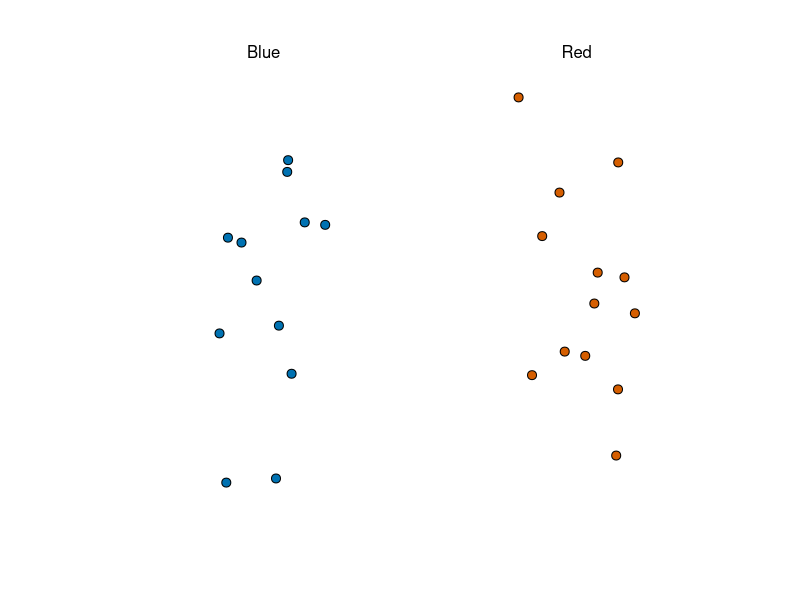
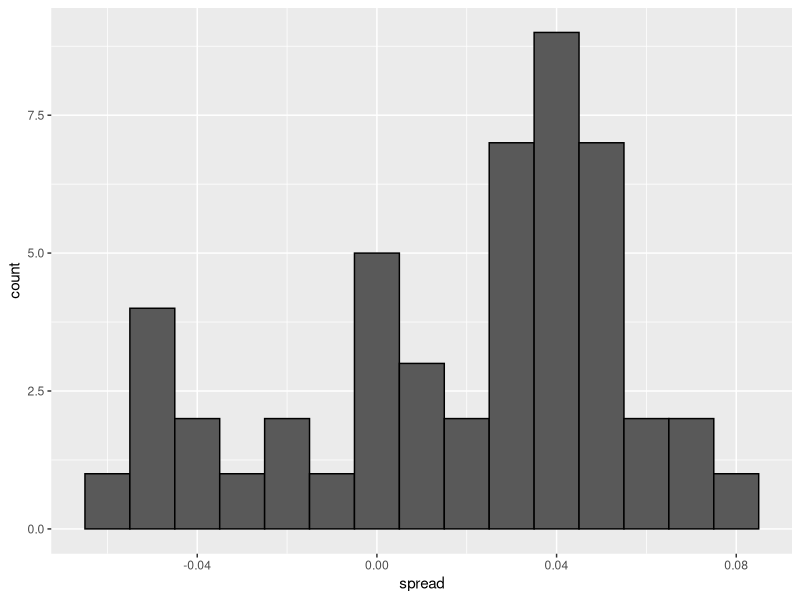
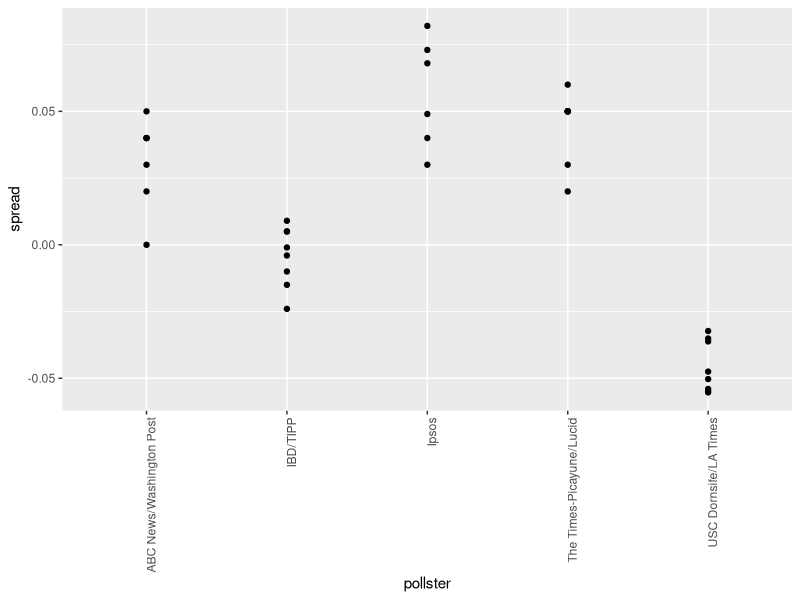
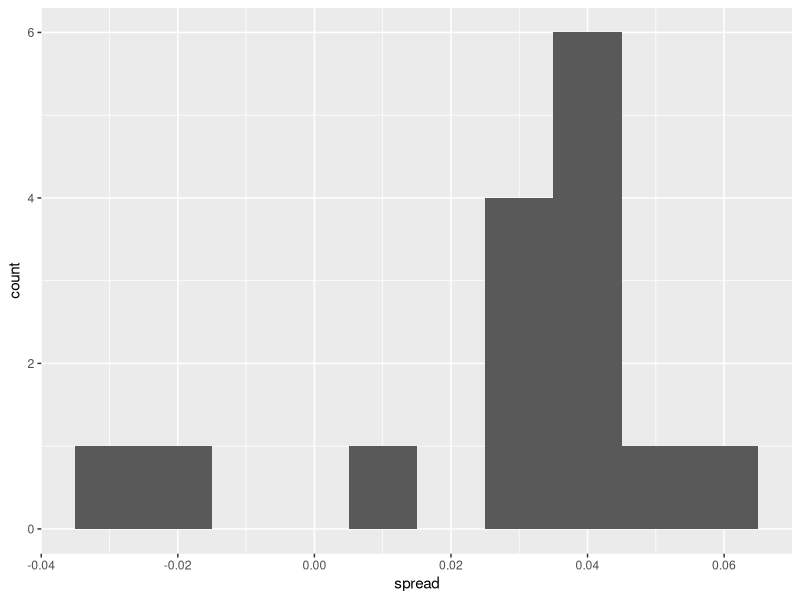
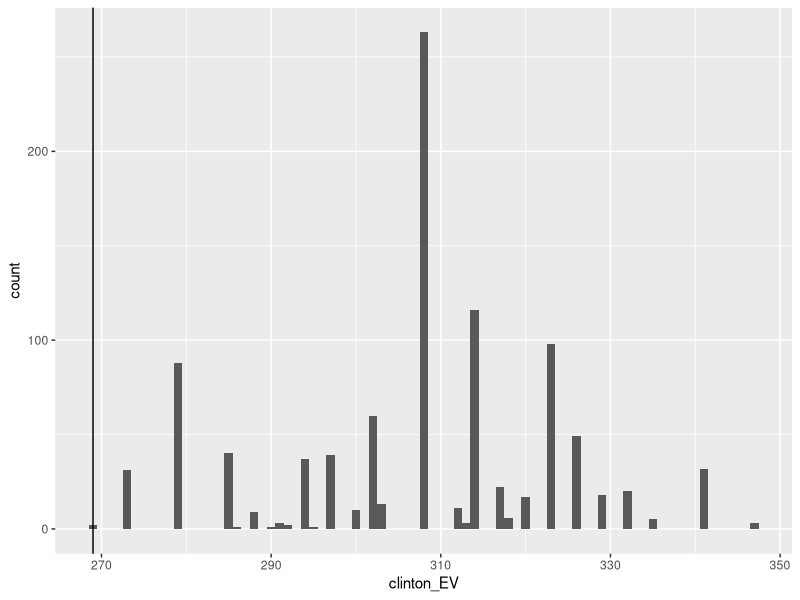
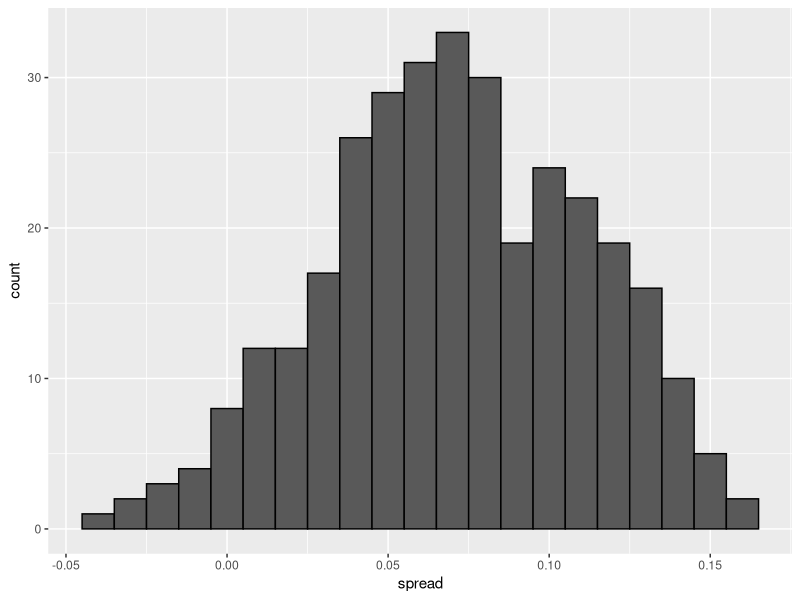
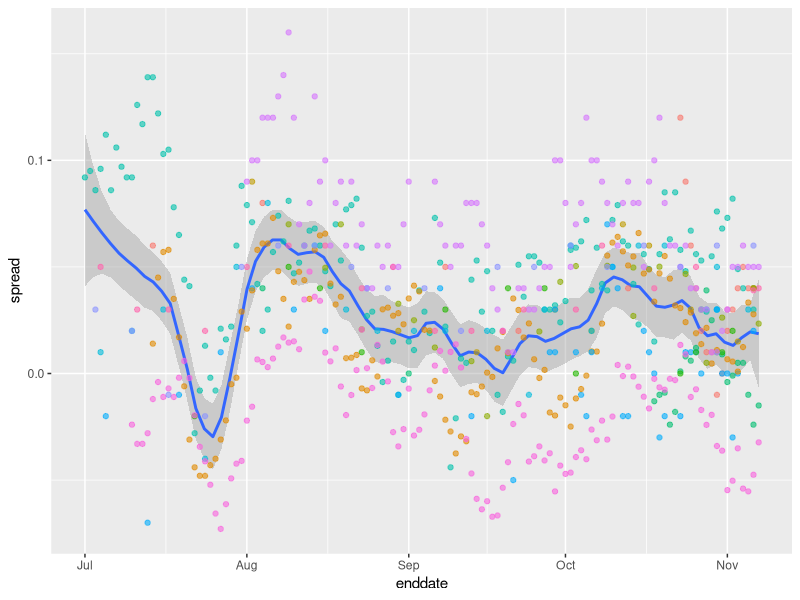
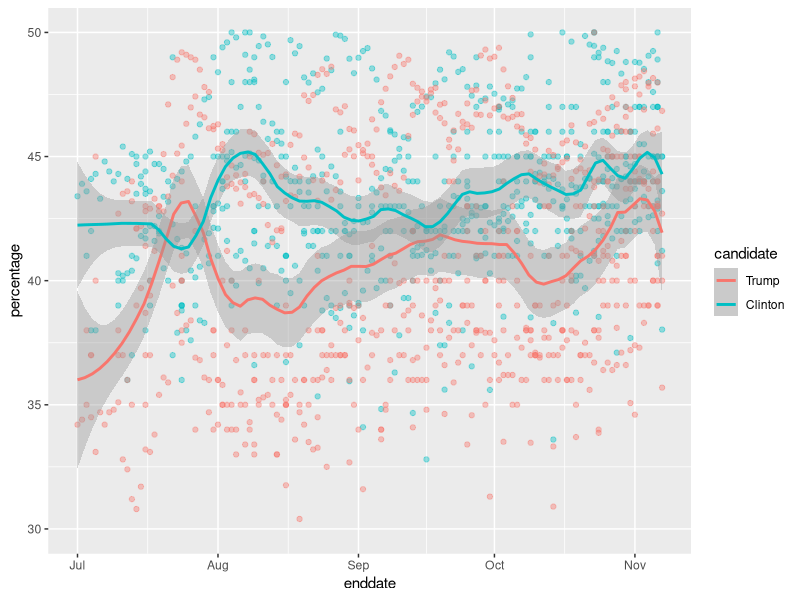

These figures' R source, in order: (Note: this script raises an error after producing the figures.)
## ---- chunk 1
knitr::opts_chunk$set(echo = TRUE)
## ---- chunk 2
library(tidyverse)
library(dslabs)
take_poll(25)    # draw 25 beads

## ---- chunk 3
#Code: Simulating polls
#Note that to compute the exact 95% confidence interval, we would use qnorm(.975)*SE_hat instead of 2*SE_hat.

d <- 0.039
Ns <- c(1298, 533, 1342, 897, 774, 254, 812, 324, 1291, 1056, 2172, 516)
p <- (d+1)/2

# calculate confidence intervals of the spread
confidence_intervals <- sapply(Ns, function(N){
    X <- sample(c(0,1), size=N, replace=TRUE, prob = c(1-p, p))
    X_hat <- mean(X)
    SE_hat <- sqrt(X_hat*(1-X_hat)/N)
    2*c(X_hat, X_hat - 2*SE_hat, X_hat + 2*SE_hat) - 1
})

# generate a data frame storing results
polls <- data.frame(poll = 1:ncol(confidence_intervals),
                    t(confidence_intervals), sample_size = Ns)
names(polls) <- c("poll", "estimate", "low", "high", "sample_size")
polls

#Code: Calculating the spread of combined polls
#Note that to compute the exact 95% confidence interval, we would use qnorm(.975) instead of 1.96.

d_hat <- polls %>%
    summarize(avg = sum(estimate*sample_size) / sum(sample_size)) %>%
    .$avg

p_hat <- (1+d_hat)/2
moe <- 2*1.96*sqrt(p_hat*(1-p_hat)/sum(polls$sample_size))   
round(d_hat*100,1)
round(moe*100, 1)
## ---- chunk 4
#Code: Generating simulated poll data
library(dslabs)
data(polls_us_election_2016)
names(polls_us_election_2016)

# keep only national polls from week before election with a grade considered reliable
polls <- polls_us_election_2016 %>%
    filter(state == "U.S." & enddate >= "2016-10-31" &
               (grade %in% c("A+", "A", "A-", "B+") | is.na(grade)))

# add spread estimate
polls <- polls %>%
    mutate(spread = rawpoll_clinton/100 - rawpoll_trump/100)

# compute estimated spread for combined polls
d_hat <- polls %>%
    summarize(d_hat = sum(spread * samplesize) / sum(samplesize)) %>%
    .$d_hat

# compute margin of error
p_hat <- (d_hat+1)/2
moe <- 1.96 * 2 * sqrt(p_hat*(1-p_hat)/sum(polls$samplesize))

# histogram of the spread
polls %>%
    ggplot(aes(spread)) +
    geom_histogram(color="black", binwidth = .01)

#Code: Investigating poll data and pollster bias
# number of polls per pollster in week before election
polls %>% group_by(pollster) %>% summarize(n())

# plot results by pollsters with at least 6 polls
polls %>% group_by(pollster) %>%
    filter(n() >= 6) %>%
    ggplot(aes(pollster, spread)) +
    geom_point() +
    theme(axis.text.x = element_text(angle = 90, hjust = 1))

# standard errors within each pollster
polls %>% group_by(pollster) %>%
    filter(n() >= 6) %>%
    summarize(se = 2 * sqrt(p_hat * (1-p_hat) / median(samplesize)))

## ---- chunk 5
#Code: Note that to compute the exact 95% confidence interval, we would use qnorm(.975) instead of 1.96.

# collect last result before the election for each pollster
one_poll_per_pollster <- polls %>% group_by(pollster) %>%
    filter(enddate == max(enddate)) %>%      # keep latest poll
    ungroup()

# histogram of spread estimates
one_poll_per_pollster %>%
    ggplot(aes(spread)) + geom_histogram(binwidth = 0.01)

# construct 95% confidence interval
results <- one_poll_per_pollster %>%
    summarize(avg = mean(spread), se = sd(spread)/sqrt(length(spread))) %>%
    mutate(start = avg - 1.96*se, end = avg + 1.96*se)
round(results*100, 1)
## ---- chunk 6
#Code: Monte Carlo simulation

prev <- 0.00025    # disease prevalence
N <- 100000    # number of tests
outcome <- sample(c("Disease", "Healthy"), N, replace = TRUE, prob = c(prev, 1-prev))

N_D <- sum(outcome == "Disease")    # number with disease
N_H <- sum(outcome == "Healthy")    # number healthy

# for each person, randomly determine if test is + or -
accuracy <- 0.99
test <- vector("character", N)
test[outcome == "Disease"] <- sample(c("+", "-"), N_D, replace=TRUE, prob = c(accuracy, 1-accuracy))
test[outcome == "Healthy"] <- sample(c("-", "+"), N_H, replace=TRUE, prob = c(accuracy, 1-accuracy))

table(outcome, test)

## ---- chunk 7
#Code: Definition of results object
#This code from previous videos defines the results object used for empirical Bayes election forecasting.

library(tidyverse)
library(dslabs)
polls <- polls_us_election_2016 %>%
    filter(state == "U.S." & enddate >= "2016-10-31" &
                 (grade %in% c("A+", "A", "A-", "B+") | is.na(grade))) %>%
    mutate(spread = rawpoll_clinton/100 - rawpoll_trump/100)

one_poll_per_pollster <- polls %>% group_by(pollster) %>%
    filter(enddate == max(enddate)) %>%
    ungroup()

results <- one_poll_per_pollster %>%
    summarize(avg = mean(spread), se = sd(spread)/sqrt(length(spread))) %>%
    mutate(start = avg - 1.96*se, end = avg + 1.96*se)

#Code: Computing the posterior mean, standard error, credible interval and probability
#Note that to compute an exact 95% credible interval, we would use qnorm(.975) instead of 1.96.

mu <- 0
tau <- 0.035
sigma <- results$se
Y <- results$avg
B <- sigma^2 / (sigma^2 + tau^2)
posterior_mean <- B*mu + (1-B)*Y
posterior_se <- sqrt(1 / (1/sigma^2 + 1/tau^2))

posterior_mean
posterior_se

# 95% credible interval
posterior_mean + c(-1.96, 1.96)*posterior_se

# probability of d > 0
1 - pnorm(0, posterior_mean, posterior_se)

## ---- chunk 8
#Code: Simulated data with 
J <- 6
N <- 2000
d <- .021
p <- (d+1)/2
X <- d + rnorm(J, 0, 2*sqrt(p*(1-p)/N))

#Code: Simulated data with 
I <- 5
J <- 6
N <- 2000
d <- .021
p <- (d+1)/2
X <- sapply(1:I, function(i){
    d + rnorm(J, 0, 2*sqrt(p*(1-p)/N))
})

#Code: Simulated data with 
I <- 5
J <- 6
N <- 2000
d <- .021
p <- (d+1)/2
h <- rnorm(I, 0, 0.025)    # assume standard error of pollster-to-pollster variability is 0.025
X <- sapply(1:I, function(i){
    d + h[i] + rnorm(J, 0, 2*sqrt(p*(1-p)/N))
})

#Code: Calculating probability of  with general bias
#Note that sigma now includes an estimate of the variability due to general bias .

mu <- 0
tau <- 0.035
sigma <- sqrt(results$se^2 + .025^2) 
Y <- results$avg
B <- sigma^2 / (sigma^2 + tau^2)

posterior_mean <- B*mu + (1-B)*Y
posterior_se <- sqrt(1 / (1/sigma^2 + 1/tau^2))

1 - pnorm(0, posterior_mean, posterior_se)

## ---- chunk 9
#Code: Top 5 states ranked by electoral votes
#The results_us_election_2016 object is defined in the dslabs package:

library(tidyverse)
library(dslabs)
data("polls_us_election_2016")
head(results_us_election_2016)

results_us_election_2016 %>% arrange(desc(electoral_votes)) %>% top_n(5, electoral_votes)

#Code: Computing the average and standard deviation for each state
results <- polls_us_election_2016 %>%
    filter(state != "U.S." &
            !grepl("CD", state) &
            enddate >= "2016-10-31" &
            (grade %in% c("A+", "A", "A-", "B+") | is.na(grade))) %>%
    mutate(spread = rawpoll_clinton/100 - rawpoll_trump/100) %>%
    group_by(state) %>%
    summarize(avg = mean(spread), sd = sd(spread), n = n()) %>%
    mutate(state = as.character(state))

# 10 closest races = battleground states
results %>% arrange(abs(avg))

# joining electoral college votes and results
results <- left_join(results, results_us_election_2016, by="state")

# states with no polls: note Rhode Island and District of Columbia = Democrat
results_us_election_2016 %>% filter(!state %in% results$state)

# assigns sd to states with just one poll as median of other sd values
results <- results %>%
    mutate(sd = ifelse(is.na(sd), median(results$sd, na.rm = TRUE), sd))

#Code: Calculating the posterior mean and posterior standard error
#Note there is a small error in the video code: B should be defined as sigma^2/(sigma^2 + tau^2).

mu <- 0
tau <- 0.02
results %>% mutate(sigma = sd/sqrt(n),
                   B = sigma^2/ (sigma^2 + tau^2),
                   posterior_mean = B*mu + (1-B)*avg,
                   posterior_se = sqrt( 1 / (1/sigma^2 + 1/tau^2))) %>%
    arrange(abs(posterior_mean))

#Code: Monte Carlo simulation of Election Night results (no general bias)
mu <- 0
tau <- 0.02
clinton_EV <- replicate(1000, {
    results %>% mutate(sigma = sd/sqrt(n),
                       B = sigma^2/ (sigma^2 + tau^2),
                       posterior_mean = B*mu + (1-B)*avg,
                       posterior_se = sqrt( 1 / (1/sigma^2 + 1/tau^2)),
                       simulated_result = rnorm(length(posterior_mean), posterior_mean, posterior_se),
                       clinton = ifelse(simulated_result > 0, electoral_votes, 0)) %>%    # award votes if Clinton wins state
        summarize(clinton = sum(clinton)) %>%    # total votes for Clinton
        .$clinton + 7    # 7 votes for Rhode Island and DC
})
mean(clinton_EV > 269)    # over 269 votes wins election

# histogram of outcomes
data.frame(clinton_EV) %>%
    ggplot(aes(clinton_EV)) +
    geom_histogram(binwidth = 1) +
    geom_vline(xintercept = 269)

#Code: Monte Carlo simulation including general bias
mu <- 0
tau <- 0.02
bias_sd <- 0.03
clinton_EV_2 <- replicate(1000, {
    results %>% mutate(sigma = sqrt(sd^2/(n) + bias_sd^2),    # added bias_sd term
                        B = sigma^2/ (sigma^2 + tau^2),
                        posterior_mean = B*mu + (1-B)*avg,
                        posterior_se = sqrt( 1 / (1/sigma^2 + 1/tau^2)),
                        simulated_result = rnorm(length(posterior_mean), posterior_mean, posterior_se),
                        clinton = ifelse(simulated_result > 0, electoral_votes, 0)) %>%    # award votes if Clinton wins state
        summarize(clinton = sum(clinton)) %>%    # total votes for Clinton
        .$clinton + 7    # 7 votes for Rhode Island and DC
})
mean(clinton_EV_2 > 269)    # over 269 votes wins election

## ---- chunk 10
#Code: Variability across one pollster
# select all national polls by one pollster
one_pollster <- polls_us_election_2016 %>%
    filter(pollster == "Ipsos" & state == "U.S.") %>%
    mutate(spread = rawpoll_clinton/100 - rawpoll_trump/100)

# the observed standard error is higher than theory predicts
se <- one_pollster %>%
    summarize(empirical = sd(spread),
            theoretical = 2*sqrt(mean(spread)*(1-mean(spread))/min(samplesize)))
se

# the distribution of the data is not normal
one_pollster %>% ggplot(aes(spread)) +
    geom_histogram(binwidth = 0.01, color = "black")

#Code: Trend across time for several pollsters
polls_us_election_2016 %>%
    filter(state == "U.S." & enddate >= "2016-07-01") %>%
    group_by(pollster) %>%
    filter(n() >= 10) %>%
    ungroup() %>%
    mutate(spread = rawpoll_clinton/100 - rawpoll_trump/100) %>%
    ggplot(aes(enddate, spread)) +
    geom_smooth(method = "loess", span = 0.1) +
    geom_point(aes(color = pollster), show.legend = FALSE, alpha = 0.6)

#Code: Plotting raw percentages across time
polls_us_election_2016 %>%
    filter(state == "U.S." & enddate >= "2016-07-01") %>%
    select(enddate, pollster, rawpoll_clinton, rawpoll_trump) %>%
    rename(Clinton = rawpoll_clinton, Trump = rawpoll_trump) %>%
    gather(candidate, percentage, -enddate, -pollster) %>%
    mutate(candidate = factor(candidate, levels = c("Trump", "Clinton"))) %>%
    group_by(pollster) %>%
    filter(n() >= 10) %>%
    ungroup() %>%
    ggplot(aes(enddate, percentage, color = candidate)) +
    geom_point(show.legend = FALSE, alpha = 0.4) +
    geom_smooth(method = "loess", span = 0.15) +
    scale_y_continuous(limits = c(30, 50))

## ---- chunk 11
z <- qt(0.975, nrow(one_poll_per_pollster) - 1)
one_poll_per_pollster %>%
    summarize(avg = mean(spread), moe = z*sd(spread)/sqrt(length(spread))) %>%
    mutate(start = avg - moe, end = avg + moe)

# quantile from t-distribution versus normal distribution
qt(0.975, 14)    # 14 = nrow(one_poll_per_pollster) - 1
qnorm(0.975)

## ---- chunk 12
#Code: Research funding rates example
# load and inspect research funding rates object
library(tidyverse)
library(dslabs)
data(research_funding_rates)
research_funding_rates

# compute totals that were successful or not successful
totals <- research_funding_rates %>%
    select(-discipline) %>%
    summarize_all(funs(sum)) %>%
    summarize(yes_men = awards_men,
                         no_men = applications_men - awards_men,
                         yes_women = awards_women,
                         no_women = applications_women - awards_women)

# compare percentage of men/women with awards
totals %>% summarize(percent_men = yes_men/(yes_men + no_men),
                                          percent_women = yes_women/(yes_women + no_women))

#Code: Two-by-two table and p-value for the Lady Tasting Tea problem
tab <- matrix(c(3,1,1,3), 2, 2)
rownames(tab) <- c("Poured Before", "Poured After")
colnames(tab) <- c("Guessed Before", "Guessed After")
tab

# p-value calculation with Fisher's Exact Test
fisher.test(tab, alternative = "greater")

## ---- chunk 13
#Code: Chi-squared test
# compute overall funding rate
funding_rate <- totals %>%
    summarize(percent_total = (yes_men + yes_women) / (yes_men + no_men + yes_women + no_women)) %>%
    .$percent_total
funding_rate

# construct two-by-two table for observed data
two_by_two <- tibble(awarded = c("no", "yes"),
                    men = c(totals$no_men, totals$yes_men),
                     women = c(totals$no_women, totals$yes_women))
two_by_two

# compute null hypothesis two-by-two table
tibble(awarded = c("no", "yes"),
           men = (totals$no_men + totals$yes_men) * c(1-funding_rate, funding_rate),
           women = (totals$no_women + totals$yes_women) * c(1-funding_rate, funding_rate))

# chi-squared test
chisq_test <- two_by_two %>%
    select(-awarded) %>%
    chisq.test()
chisq_test$p.value

#Code: Odds ratio
# odds of getting funding for men
odds_men <- (two_by_two$men[2] / sum(two_by_two$men)) /
        (two_by_two$men[1] / sum(two_by_two$men))

# odds of getting funding for women
odds_women <- (two_by_two$women[2] / sum(two_by_two$women)) /
        (two_by_two$women[1] / sum(two_by_two$women))

# odds ratio - how many times larger odds are for men than women
odds_men/odds_women

#Code: p-value and odds ratio responses to increasing sample size
# multiplying all observations by 10 decreases p-value without changing odds ratio
two_by_two %>%
  select(-awarded) %>%
  mutate(men = men*10, women = women*10) %>%
  chisq.test()

## ---- chunk 14
# The 'errors' data have already been loaded. Examine them using the `head` function.
head(errors)

# Generate an object called 'totals' that contains the numbers of good and bad predictions for polls rated A- and C-
totals <- errors %>%
  filter(grade %in% c("A-", "C-")) %>%
  group_by(grade,hit) %>%
  summarize(num = n()) %>%
  spread(grade, num)

# Print the proportion of hits for grade A- polls to the console
totals[[2,3]]/sum(totals[[3]])

# Print the proportion of hits for grade C- polls to the console
totals[[2,2]]/sum(totals[[2]])
## ---- chunk 15
# The 'totals' data have already been loaded. Examine them using the `head` function.
head(totals)

# Perform a chi-squared test on the hit data. Save the results as an object called 'chisq_test'.
chisq_test <- totals %>% 
  select(-hit) %>%
  chisq.test()
chisq_test


# Print the p-value of the chi-squared test to the console
chisq_test$p.value
## ---- chunk 16
# The 'totals' data have already been loaded. Examine them using the `head` function.
head(totals)

# Generate a variable called `odds_C` that contains the odds of getting the prediction right for grade C- polls
odds_C <- (totals[[2,2]] / sum(totals[[2]])) / 
  (totals[[1,2]] / sum(totals[[2]]))

# Generate a variable called `odds_A` that contains the odds of getting the prediction right for grade A- polls
odds_A <- (totals[[2,3]] / sum(totals[[3]])) / 
  (totals[[1,3]] / sum(totals[[3]]))

# Calculate the odds ratio to determine how many times larger the odds ratio is for grade A- polls than grade C- polls
odds_A/odds_C
